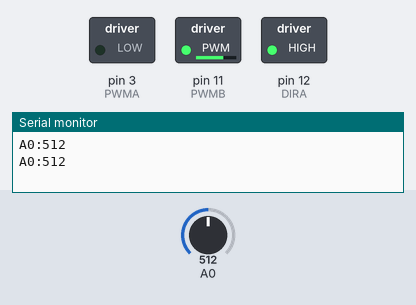
A sketch run on a simulated Arduino Uno, built with avr-gcc and run on an emulated ATmega328P. On the bench: switched loads named in the sketch (green lamp = pin HIGH), the last lines printed to the serial monitor. Dashed ring = blinking. Inputs (shaded band) come from the test bench; at power-on: A0 = 512. Pins used as bus, display or sensor lines are not drawn.

Above: at 1.7 s.
1.8 s: A0 set to 892
5.7 s: A0 set to 910
At 7.5 s:
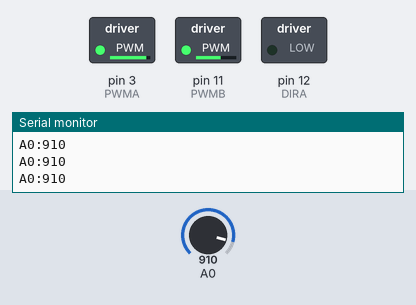
8.0 s: A0 set to 890
At 8.5 s:
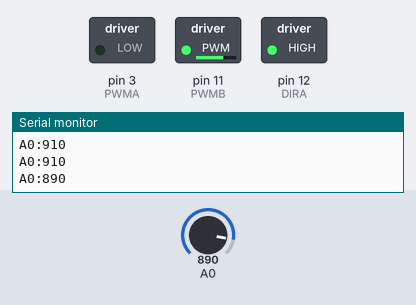
11.5 s: A0 set to 900
At 12.1 s:
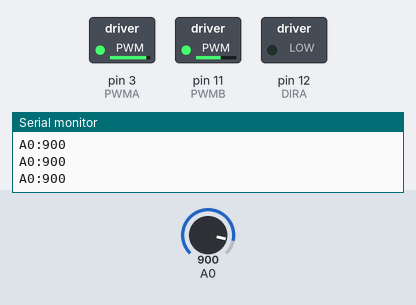
Timing chart, 0 to 14.2 s (numbered marks = the images above; inputs shaded):
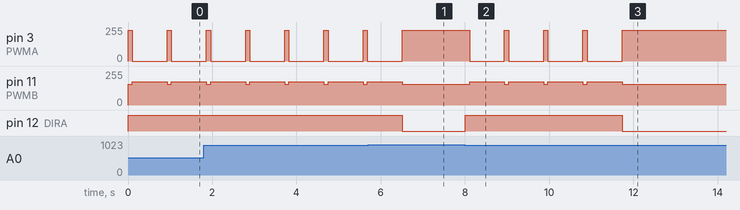

The sketch:

CW.ino
```cpp
  // 회전 방향
#define CW  1   // clockwise
#define CCW 0   // counter-clockwise

  // 왼쪽, 오른쪽 바퀴
#define MOTOR_LEFT 0
#define MOTOR_RIGHT 1

 // motor POWER setting
#define DEFAULT_POWER 184

int sensorValue0 = 0; // variable to store the value coming from A0

 // 아두이노 PIN 설정
const byte PWMA = 3;      // PWM control (speed) for motor A
const byte PWMB = 11;     // PWM control (speed) for motor B
const byte DIRA = 12;     // Direction control for motor A
const byte DIRB = 13;     // Direction control for motor B

void setup()
{
  // initialization
  setupArdumoto();
  Serial.begin(9600);
}

void loop()
{
  sensorValue0 = analogRead(A0);
  Serial.print("A0:");
  Serial.println(sensorValue0);

  robotForward();

  if(sensorValue0<900){
    robotBackward();
   delay(100);
  driveArdumoto2(MOTOR_RIGHT, CCW);
  delay(830);
  }
//  else{
//    robotForward();
//  }
//  robotForward();
//  delay(2000);
//  robotBackward();
//  delay(2000);
//  robotRight();
//  delay(2000);
//  robotLeft();
//  delay(2000);
}

  // setupArdumoto initialize all pins
void setupArdumoto()
{
  // All pins should be setup as outputs:
  pinMode(PWMA, OUTPUT);
  pinMode(PWMB, OUTPUT);
  pinMode(DIRA, OUTPUT);
  pinMode(DIRB, OUTPUT);

  // Initialize all pins as low:
  digitalWrite(PWMA, LOW);
  digitalWrite(PWMB, LOW);
  digitalWrite(DIRA, LOW);
  digitalWrite(DIRB, LOW);
}


void driveArdumoto(byte motor, byte dir)
{
  if(motor == MOTOR_LEFT)
  {
    digitalWrite(DIRA, dir);
    analogWrite(PWMA, DEFAULT_POWER*1.25);
  }
  else if(motor == MOTOR_RIGHT)
  {
    digitalWrite(DIRB, dir);
    analogWrite(PWMB, DEFAULT_POWER*0.85);
  }
}

void driveArdumoto2(byte motor, byte dir)
{
  if(motor == MOTOR_LEFT)
  {
    digitalWrite(DIRA, dir);
    analogWrite(PWMA, DEFAULT_POWER*0);
  }
  else if(motor == MOTOR_RIGHT)
  {
    digitalWrite(DIRB, dir);
    analogWrite(PWMB, DEFAULT_POWER*0.95);
    analogWrite(PWMA, DEFAULT_POWER*0);
  }
}

void robotForward()
{
  driveArdumoto(MOTOR_LEFT, CCW);
  driveArdumoto(MOTOR_RIGHT, CW);
}

void robotBackward()
{
  driveArdumoto(MOTOR_LEFT, CW);
  driveArdumoto(MOTOR_RIGHT, CCW);
}

void robotRight()
{
  driveArdumoto(MOTOR_LEFT, CCW);
  driveArdumoto(MOTOR_RIGHT, CCW);
}

void robotLeft()
{
  driveArdumoto(MOTOR_LEFT, CW);
  driveArdumoto(MOTOR_RIGHT, CW);
}
//void robotRightBack()
//{
//  driveArdumoto(MOTOR_LEFT, CW);
//  driveArdumoto(MOTOR_RIGHT, CCW);
//}
```

Measured:
- the behaviour switches between 899 and 900 on A0 (found by bisection; images 0 and 1)
- after the input at 5.7 s, pin 3 (PWMA): goes on until 6.5 s, then stays 230/255; pin 11 (PWMB): goes on until 6.5 s, then stays 156/255; pin 12 (DIRA): HIGH → LOW after 0.81 s
- after the input at 8.0 s, pin 3 (PWMA): alternates 230/255 for 0.10 s and 0/255 for 0.83 s, starting after 0.11 s; pin 11 (PWMB): alternates 174/255 for 0.83 s and 156/255 for 0.10 s, starting after 0.11 s; pin 12 (DIRA): LOW → HIGH at once
- after the input at 11.5 s, pin 3 (PWMA): goes on until 11.7 s, then stays 230/255; pin 11 (PWMB): goes on until 11.7 s, then stays 156/255; pin 12 (DIRA): HIGH → LOW after 0.23 s
- by itself, pin 3 (PWMA): alternates 230/255 for 0.10 s and 0/255 for 0.83 s
- by itself, pin 11 (PWMB): alternates 174/255 for 0.83 s and 156/255 for 0.10 s
